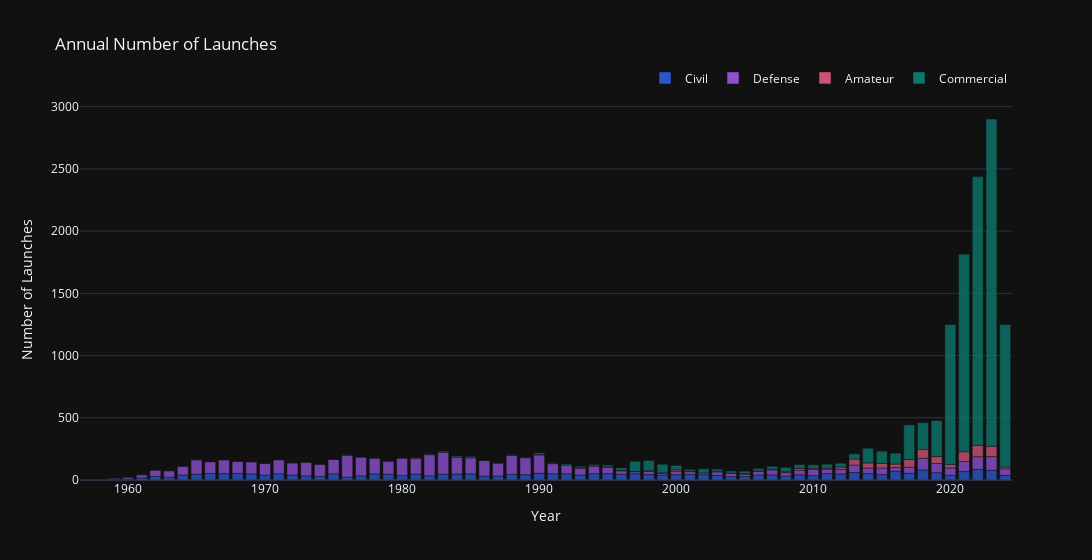

Here is the notebook cell this chart was saved with:
### Code cell
fig = px.bar(launch_count_by_sat_class, x='LaunchYear', y='LaunchCount', color='Class',
             title='Annual Number of Launches',
             labels={'LaunchYear': 'Year', 'LaunchCount': 'Number of Launches'},
             color_discrete_sequence=['#2c57c9', '#8d50d0', '#c95574', '#0b786c', '#ab7310', '#ca78cc'], opacity = 0.8,
             width=1100)
fig.update_layout(legend=dict(
    orientation="h",
    yanchor="bottom",
    y=1.02,
    xanchor="right",
    x=1
), legend_title=None, template='plotly_dark')
fig.show()

### Figure 1 — Plotly figure (JSON) as saved in the notebook; plotly's stock layout.template omitted (floating-point values rounded to 4 significant figures)
{"data": [{"alignmentgroup": "True", "hovertemplate": "Class=Civil<br>Year=%{x}<br>Number of Launches=%{y}<extra></extra>", "legendgroup": "Civil", "marker": {"color": "#2c57c9", "opacity": 0.8, "pattern": {"shape": ""}}, "name": "Civil", "offsetgroup": "Civil", "orientation": "v", "showlegend": true, "textposition": "auto", "type": "bar", "x": [1957, 1958, 1959, 1960, 1961, 1962, 1963, 1964, 1965, 1966, 1967, 1968, 1969, 1970, 1971, 1972, 1973, 1974, 1975, 1976, 1977, 1978, 1979, 1980, 1981, 1982, 1983, 1984, 1985, 1986, 1987, 1988, 1989, 1990, 1991, 1992, 1993, 1994, 1995, 1996, 1997, 1998, 1999, 2000, 2001, 2002, 2003, 2004, 2005, 2006, 2007, 2008, 2009, 2010, 2011, 2012, 2013, 2014, 2015, 2016, 2017, 2018, 2019, 2020, 2021, 2022, 2023, 2024], "xaxis": "x", "y": [2, 7, 8, 8, 17, 29, 23, 39, 47, 52, 51, 53, 49, 39, 50, 40, 33, 30, 49, 23, 33, 49, 47, 35, 48, 33, 47, 48, 49, 31, 32, 45, 42, 54, 50, 50, 40, 51, 51, 46, 50, 44, 40, 42, 44, 43, 37, 27, 28, 40, 41, 32, 42, 35, 51, 49, 60, 51, 43, 71, 54, 81, 58, 38, 68, 86, 78, 37], "yaxis": "y"}, {"alignmentgroup": "True", "hovertemplate": "Class=Defense<br>Year=%{x}<br>Number of Launches=%{y}<extra></extra>", "legendgroup": "Defense", "marker": {"color": "#8d50d0", "opacity": 0.8, "pattern": {"shape": ""}}, "name": "Defense", "offsetgroup": "Defense", "orientation": "v", "showlegend": true, "textposition": "auto", "type": "bar", "x": [1958, 1959, 1960, 1961, 1962, 1963, 1964, 1965, 1966, 1967, 1968, 1969, 1970, 1971, 1972, 1973, 1974, 1975, 1976, 1977, 1978, 1979, 1980, 1981, 1982, 1983, 1984, 1985, 1986, 1987, 1988, 1989, 1990, 1991, 1992, 1993, 1994, 1995, 1996, 1997, 1998, 1999, 2000, 2001, 2002, 2003, 2004, 2005, 2006, 2007, 2008, 2009, 2010, 2011, 2012, 2013, 2014, 2015, 2016, 2017, 2018, 2019, 2020, 2021, 2022, 2023, 2024], "xaxis": "x", "y": [1, 7, 13, 25, 51, 51, 69, 115, 93, 109, 95, 95, 94, 111, 98, 110, 97, 116, 175, 151, 127, 104, 141, 124, 170, 177, 135, 129, 126, 104, 154, 137, 147, 81, 70, 55, 61, 53, 28, 17, 25, 15, 29, 23, 14, 28, 26, 19, 31, 40, 27, 37, 50, 36, 37, 60, 45, 53, 29, 49, 93, 74, 59, 81, 101, 110, 53], "yaxis": "y"}, {"alignmentgroup": "True", "hovertemplate": "Class=Amateur<br>Year=%{x}<br>Number of Launches=%{y}<extra></extra>", "legendgroup": "Amateur", "marker": {"color": "#c95574", "opacity": 0.8, "pattern": {"shape": ""}}, "name": "Amateur", "offsetgroup": "Amateur", "orientation": "v", "showlegend": true, "textposition": "auto", "type": "bar", "x": [1961, 1962, 1965, 1970, 1972, 1974, 1978, 1981, 1982, 1983, 1986, 1988, 1990, 1991, 1993, 1994, 1995, 1996, 1997, 1998, 1999, 2000, 2001, 2003, 2004, 2005, 2006, 2007, 2008, 2009, 2010, 2011, 2012, 2013, 2014, 2015, 2016, 2017, 2018, 2019, 2020, 2021, 2022, 2023, 2024], "xaxis": "x", "y": [1, 1, 2, 1, 1, 1, 1, 7, 2, 1, 1, 1, 4, 2, 3, 1, 1, 2, 1, 5, 2, 11, 2, 6, 1, 5, 2, 5, 7, 15, 9, 8, 18, 48, 41, 37, 28, 62, 72, 56, 28, 78, 91, 83, 14], "yaxis": "y"}, {"alignmentgroup": "True", "hovertemplate": "Class=Commercial<br>Year=%{x}<br>Number of Launches=%{y}<extra></extra>", "legendgroup": "Commercial", "marker": {"color": "#0b786c", "opacity": 0.8, "pattern": {"shape": ""}}, "name": "Commercial", "offsetgroup": "Commercial", "orientation": "v", "showlegend": true, "textposition": "auto", "type": "bar", "x": [1962, 1963, 1972, 1973, 1974, 1975, 1976, 1977, 1978, 1979, 1980, 1981, 1982, 1983, 1984, 1985, 1986, 1987, 1988, 1989, 1990, 1991, 1992, 1993, 1994, 1995, 1996, 1997, 1998, 1999, 2000, 2001, 2002, 2003, 2004, 2005, 2006, 2007, 2008, 2009, 2010, 2011, 2012, 2013, 2014, 2015, 2016, 2017, 2018, 2019, 2020, 2021, 2022, 2023, 2024], "xaxis": "x", "y": [1, 1, 1, 1, 2, 2, 7, 1, 2, 2, 1, 4, 7, 8, 11, 12, 2, 2, 6, 4, 13, 8, 10, 12, 11, 15, 22, 83, 83, 70, 36, 17, 33, 17, 18, 19, 20, 24, 36, 30, 28, 32, 31, 42, 118, 99, 88, 278, 215, 290, 1124, 1588, 2160, 2630, 1145], "yaxis": "y"}], "layout": {"barmode": "relative", "legend": {"orientation": "h", "title": {}, "tracegroupgap": 0, "x": 1, "xanchor": "right", "y": 1.02, "yanchor": "bottom"}, "title": {"text": "Annual Number of Launches"}, "width": 1100, "xaxis": {"anchor": "y", "domain": [0, 1], "title": {"text": "Year"}}, "yaxis": {"anchor": "x", "domain": [0, 1], "title": {"text": "Number of Launches"}}}}
